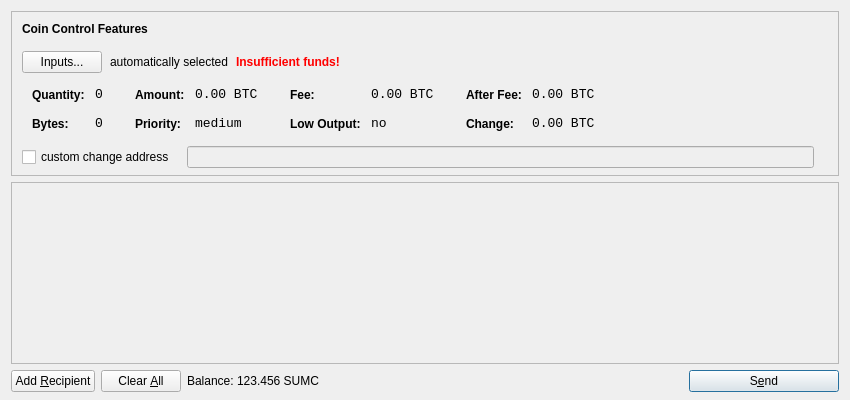
<?xml version="1.0" encoding="UTF-8"?>
<ui version="4.0">
 <class>SendCoinsDialog</class>
 <widget class="QDialog" name="SendCoinsDialog">
  <property name="geometry">
   <rect>
    <x>0</x>
    <y>0</y>
    <width>850</width>
    <height>400</height>
   </rect>
  </property>
  <property name="windowTitle">
   <string>Send Coins</string>
  </property>
  <layout class="QVBoxLayout" name="verticalLayout" stretch="0,1,0">
   <property name="bottomMargin">
    <number>8</number>
   </property>
   <item>
    <widget class="QFrame" name="frameCoinControl">
     <property name="sizePolicy">
      <sizepolicy hsizetype="Expanding" vsizetype="Expanding">
       <horstretch>0</horstretch>
       <verstretch>0</verstretch>
      </sizepolicy>
     </property>
     <property name="maximumSize">
      <size>
       <width>16777215</width>
       <height>16777215</height>
      </size>
     </property>
     <property name="frameShape">
      <enum>QFrame::StyledPanel</enum>
     </property>
     <property name="frameShadow">
      <enum>QFrame::Sunken</enum>
     </property>
     <layout class="QVBoxLayout" name="verticalLayoutCoinControl2">
      <property name="spacing">
       <number>-1</number>
      </property>
      <property name="leftMargin">
       <number>0</number>
      </property>
      <property name="topMargin">
       <number>0</number>
      </property>
      <property name="rightMargin">
       <number>0</number>
      </property>
      <property name="bottomMargin">
       <number>6</number>
      </property>
      <item>
       <layout class="QVBoxLayout" name="verticalLayoutCoinControl" stretch="0,0,0,0,1">
        <property name="spacing">
         <number>0</number>
        </property>
        <property name="leftMargin">
         <number>10</number>
        </property>
        <property name="topMargin">
         <number>10</number>
        </property>
        <item>
         <layout class="QHBoxLayout" name="horizontalLayoutCoinControl1">
          <property name="bottomMargin">
           <number>15</number>
          </property>
          <item>
           <widget class="QLabel" name="labelCoinControlFeatures">
            <property name="sizePolicy">
             <sizepolicy hsizetype="Preferred" vsizetype="Maximum">
              <horstretch>0</horstretch>
              <verstretch>0</verstretch>
             </sizepolicy>
            </property>
            <property name="font">
             <font>
              <weight>75</weight>
              <bold>true</bold>
             </font>
            </property>
            <property name="styleSheet">
             <string notr="true">font-weight:bold;</string>
            </property>
            <property name="text">
             <string>Coin Control Features</string>
            </property>
           </widget>
          </item>
         </layout>
        </item>
        <item>
         <layout class="QHBoxLayout" name="horizontalLayoutCoinControl2" stretch="0,0,0,0">
          <property name="spacing">
           <number>8</number>
          </property>
          <property name="bottomMargin">
           <number>10</number>
          </property>
          <item>
           <widget class="QPushButton" name="pushButtonCoinControl">
            <property name="styleSheet">
             <string notr="true"/>
            </property>
            <property name="text">
             <string>Inputs...</string>
            </property>
           </widget>
          </item>
          <item>
           <widget class="QLabel" name="labelCoinControlAutomaticallySelected">
            <property name="text">
             <string>automatically selected</string>
            </property>
            <property name="margin">
             <number>5</number>
            </property>
           </widget>
          </item>
          <item>
           <widget class="QLabel" name="labelCoinControlInsuffFunds">
            <property name="font">
             <font>
              <weight>75</weight>
              <bold>true</bold>
             </font>
            </property>
            <property name="styleSheet">
             <string notr="true">color:red;font-weight:bold;</string>
            </property>
            <property name="text">
             <string>Insufficient funds!</string>
            </property>
            <property name="margin">
             <number>5</number>
            </property>
           </widget>
          </item>
          <item>
           <spacer name="horizontalSpacerCoinControl">
            <property name="orientation">
             <enum>Qt::Horizontal</enum>
            </property>
            <property name="sizeHint" stdset="0">
             <size>
              <width>40</width>
              <height>1</height>
             </size>
            </property>
           </spacer>
          </item>
         </layout>
        </item>
        <item>
         <widget class="QWidget" name="widgetCoinControl" native="true">
          <property name="sizePolicy">
           <sizepolicy hsizetype="Preferred" vsizetype="Preferred">
            <horstretch>0</horstretch>
            <verstretch>0</verstretch>
           </sizepolicy>
          </property>
          <property name="minimumSize">
           <size>
            <width>0</width>
            <height>0</height>
           </size>
          </property>
          <property name="styleSheet">
           <string notr="true"/>
          </property>
          <layout class="QHBoxLayout" name="horizontalLayoutCoinControl5">
           <property name="margin">
            <number>0</number>
           </property>
           <item>
            <layout class="QHBoxLayout" name="horizontalLayoutCoinControl3" stretch="0,0,0,1">
             <property name="spacing">
              <number>20</number>
             </property>
             <property name="topMargin">
              <number>0</number>
             </property>
             <property name="bottomMargin">
              <number>10</number>
             </property>
             <item>
              <layout class="QFormLayout" name="formLayoutCoinControl1">
               <property name="horizontalSpacing">
                <number>10</number>
               </property>
               <property name="verticalSpacing">
                <number>14</number>
               </property>
               <property name="leftMargin">
                <number>10</number>
               </property>
               <property name="topMargin">
                <number>4</number>
               </property>
               <property name="rightMargin">
                <number>6</number>
               </property>
               <item row="0" column="0">
                <widget class="QLabel" name="labelCoinControlQuantityText">
                 <property name="styleSheet">
                  <string notr="true">font-weight:bold;</string>
                 </property>
                 <property name="text">
                  <string>Quantity:</string>
                 </property>
                 <property name="margin">
                  <number>0</number>
                 </property>
                </widget>
               </item>
               <item row="0" column="1">
                <widget class="QLabel" name="labelCoinControlQuantity">
                 <property name="font">
                  <font>
                   <family>Monospace</family>
                   <pointsize>10</pointsize>
                  </font>
                 </property>
                 <property name="cursor">
                  <cursorShape>IBeamCursor</cursorShape>
                 </property>
                 <property name="contextMenuPolicy">
                  <enum>Qt::ActionsContextMenu</enum>
                 </property>
                 <property name="text">
                  <string notr="true">0</string>
                 </property>
                 <property name="margin">
                  <number>0</number>
                 </property>
                 <property name="textInteractionFlags">
                  <set>Qt::LinksAccessibleByMouse|Qt::TextSelectableByKeyboard|Qt::TextSelectableByMouse</set>
                 </property>
                </widget>
               </item>
               <item row="1" column="0">
                <widget class="QLabel" name="labelCoinControlBytesText">
                 <property name="styleSheet">
                  <string notr="true">font-weight:bold;</string>
                 </property>
                 <property name="text">
                  <string>Bytes:</string>
                 </property>
                </widget>
               </item>
               <item row="1" column="1">
                <widget class="QLabel" name="labelCoinControlBytes">
                 <property name="font">
                  <font>
                   <family>Monospace</family>
                   <pointsize>10</pointsize>
                  </font>
                 </property>
                 <property name="cursor">
                  <cursorShape>IBeamCursor</cursorShape>
                 </property>
                 <property name="contextMenuPolicy">
                  <enum>Qt::ActionsContextMenu</enum>
                 </property>
                 <property name="text">
                  <string notr="true">0</string>
                 </property>
                 <property name="textInteractionFlags">
                  <set>Qt::LinksAccessibleByMouse|Qt::TextSelectableByKeyboard|Qt::TextSelectableByMouse</set>
                 </property>
                </widget>
               </item>
              </layout>
             </item>
             <item>
              <layout class="QFormLayout" name="formLayoutCoinControl2">
               <property name="horizontalSpacing">
                <number>10</number>
               </property>
               <property name="verticalSpacing">
                <number>14</number>
               </property>
               <property name="leftMargin">
                <number>6</number>
               </property>
               <property name="topMargin">
                <number>4</number>
               </property>
               <property name="rightMargin">
                <number>6</number>
               </property>
               <item row="0" column="0">
                <widget class="QLabel" name="labelCoinControlAmountText">
                 <property name="styleSheet">
                  <string notr="true">font-weight:bold;</string>
                 </property>
                 <property name="text">
                  <string>Amount:</string>
                 </property>
                 <property name="margin">
                  <number>0</number>
                 </property>
                </widget>
               </item>
               <item row="0" column="1">
                <widget class="QLabel" name="labelCoinControlAmount">
                 <property name="font">
                  <font>
                   <family>Monospace</family>
                   <pointsize>10</pointsize>
                  </font>
                 </property>
                 <property name="cursor">
                  <cursorShape>IBeamCursor</cursorShape>
                 </property>
                 <property name="contextMenuPolicy">
                  <enum>Qt::ActionsContextMenu</enum>
                 </property>
                 <property name="text">
                  <string notr="true">0.00 BTC</string>
                 </property>
                 <property name="textInteractionFlags">
                  <set>Qt::LinksAccessibleByMouse|Qt::TextSelectableByKeyboard|Qt::TextSelectableByMouse</set>
                 </property>
                </widget>
               </item>
               <item row="1" column="0">
                <widget class="QLabel" name="labelCoinControlPriorityText">
                 <property name="styleSheet">
                  <string notr="true">font-weight:bold;</string>
                 </property>
                 <property name="text">
                  <string>Priority:</string>
                 </property>
                </widget>
               </item>
               <item row="1" column="1">
                <widget class="QLabel" name="labelCoinControlPriority">
                 <property name="font">
                  <font>
                   <family>Monospace</family>
                   <pointsize>10</pointsize>
                  </font>
                 </property>
                 <property name="cursor">
                  <cursorShape>IBeamCursor</cursorShape>
                 </property>
                 <property name="contextMenuPolicy">
                  <enum>Qt::ActionsContextMenu</enum>
                 </property>
                 <property name="text">
                  <string>medium</string>
                 </property>
                 <property name="textInteractionFlags">
                  <set>Qt::LinksAccessibleByMouse|Qt::TextSelectableByKeyboard|Qt::TextSelectableByMouse</set>
                 </property>
                </widget>
               </item>
              </layout>
             </item>
             <item>
              <layout class="QFormLayout" name="formLayoutCoinControl3">
               <property name="horizontalSpacing">
                <number>10</number>
               </property>
               <property name="verticalSpacing">
                <number>14</number>
               </property>
               <property name="leftMargin">
                <number>6</number>
               </property>
               <property name="topMargin">
                <number>4</number>
               </property>
               <property name="rightMargin">
                <number>6</number>
               </property>
               <item row="0" column="0">
                <widget class="QLabel" name="labelCoinControlFeeText">
                 <property name="styleSheet">
                  <string notr="true">font-weight:bold;</string>
                 </property>
                 <property name="text">
                  <string>Fee:</string>
                 </property>
                 <property name="margin">
                  <number>0</number>
                 </property>
                </widget>
               </item>
               <item row="0" column="1">
                <widget class="QLabel" name="labelCoinControlFee">
                 <property name="font">
                  <font>
                   <family>Monospace</family>
                   <pointsize>10</pointsize>
                  </font>
                 </property>
                 <property name="cursor">
                  <cursorShape>IBeamCursor</cursorShape>
                 </property>
                 <property name="contextMenuPolicy">
                  <enum>Qt::ActionsContextMenu</enum>
                 </property>
                 <property name="text">
                  <string notr="true">0.00 BTC</string>
                 </property>
                 <property name="textInteractionFlags">
                  <set>Qt::LinksAccessibleByMouse|Qt::TextSelectableByKeyboard|Qt::TextSelectableByMouse</set>
                 </property>
                </widget>
               </item>
               <item row="1" column="0">
                <widget class="QLabel" name="labelCoinControlLowOutputText">
                 <property name="styleSheet">
                  <string notr="true">font-weight:bold;</string>
                 </property>
                 <property name="text">
                  <string>Low Output:</string>
                 </property>
                </widget>
               </item>
               <item row="1" column="1">
                <widget class="QLabel" name="labelCoinControlLowOutput">
                 <property name="font">
                  <font>
                   <family>Monospace</family>
                   <pointsize>10</pointsize>
                  </font>
                 </property>
                 <property name="cursor">
                  <cursorShape>IBeamCursor</cursorShape>
                 </property>
                 <property name="contextMenuPolicy">
                  <enum>Qt::ActionsContextMenu</enum>
                 </property>
                 <property name="text">
                  <string>no</string>
                 </property>
                 <property name="textInteractionFlags">
                  <set>Qt::LinksAccessibleByMouse|Qt::TextSelectableByKeyboard|Qt::TextSelectableByMouse</set>
                 </property>
                </widget>
               </item>
              </layout>
             </item>
             <item>
              <layout class="QFormLayout" name="formLayoutCoinControl4">
               <property name="horizontalSpacing">
                <number>10</number>
               </property>
               <property name="verticalSpacing">
                <number>14</number>
               </property>
               <property name="leftMargin">
                <number>6</number>
               </property>
               <property name="topMargin">
                <number>4</number>
               </property>
               <property name="rightMargin">
                <number>6</number>
               </property>
               <item row="0" column="0">
                <widget class="QLabel" name="labelCoinControlAfterFeeText">
                 <property name="styleSheet">
                  <string notr="true">font-weight:bold;</string>
                 </property>
                 <property name="text">
                  <string>After Fee:</string>
                 </property>
                 <property name="margin">
                  <number>0</number>
                 </property>
                </widget>
               </item>
               <item row="0" column="1">
                <widget class="QLabel" name="labelCoinControlAfterFee">
                 <property name="font">
                  <font>
                   <family>Monospace</family>
                   <pointsize>10</pointsize>
                  </font>
                 </property>
                 <property name="cursor">
                  <cursorShape>IBeamCursor</cursorShape>
                 </property>
                 <property name="contextMenuPolicy">
                  <enum>Qt::ActionsContextMenu</enum>
                 </property>
                 <property name="text">
                  <string notr="true">0.00 BTC</string>
                 </property>
                 <property name="textInteractionFlags">
                  <set>Qt::LinksAccessibleByMouse|Qt::TextSelectableByKeyboard|Qt::TextSelectableByMouse</set>
                 </property>
                </widget>
               </item>
               <item row="1" column="0">
                <widget class="QLabel" name="labelCoinControlChangeText">
                 <property name="styleSheet">
                  <string notr="true">font-weight:bold;</string>
                 </property>
                 <property name="text">
                  <string>Change:</string>
                 </property>
                </widget>
               </item>
               <item row="1" column="1">
                <widget class="QLabel" name="labelCoinControlChange">
                 <property name="font">
                  <font>
                   <family>Monospace</family>
                   <pointsize>10</pointsize>
                  </font>
                 </property>
                 <property name="cursor">
                  <cursorShape>IBeamCursor</cursorShape>
                 </property>
                 <property name="contextMenuPolicy">
                  <enum>Qt::ActionsContextMenu</enum>
                 </property>
                 <property name="text">
                  <string notr="true">0.00 BTC</string>
                 </property>
                 <property name="textInteractionFlags">
                  <set>Qt::LinksAccessibleByMouse|Qt::TextSelectableByKeyboard|Qt::TextSelectableByMouse</set>
                 </property>
                </widget>
               </item>
              </layout>
             </item>
            </layout>
           </item>
          </layout>
         </widget>
        </item>
        <item>
         <layout class="QHBoxLayout" name="horizontalLayoutCoinControl4" stretch="0,0,0">
          <property name="spacing">
           <number>12</number>
          </property>
          <property name="sizeConstraint">
           <enum>QLayout::SetDefaultConstraint</enum>
          </property>
          <property name="topMargin">
           <number>5</number>
          </property>
          <property name="rightMargin">
           <number>5</number>
          </property>
          <item>
           <widget class="QCheckBox" name="checkBoxCoinControlChange">
            <property name="text">
             <string>custom change address</string>
            </property>
           </widget>
          </item>
          <item>
           <widget class="QLineEdit" name="lineEditCoinControlChange">
            <property name="enabled">
             <bool>false</bool>
            </property>
            <property name="sizePolicy">
             <sizepolicy hsizetype="Expanding" vsizetype="Fixed">
              <horstretch>0</horstretch>
              <verstretch>0</verstretch>
             </sizepolicy>
            </property>
           </widget>
          </item>
          <item>
           <widget class="QLabel" name="labelCoinControlChangeLabel">
            <property name="sizePolicy">
             <sizepolicy hsizetype="Preferred" vsizetype="Expanding">
              <horstretch>0</horstretch>
              <verstretch>0</verstretch>
             </sizepolicy>
            </property>
            <property name="minimumSize">
             <size>
              <width>0</width>
              <height>0</height>
             </size>
            </property>
            <property name="text">
             <string/>
            </property>
            <property name="margin">
             <number>3</number>
            </property>
           </widget>
          </item>
         </layout>
        </item>
        <item>
         <spacer name="verticalSpacerCoinControl">
          <property name="orientation">
           <enum>Qt::Vertical</enum>
          </property>
          <property name="sizeHint" stdset="0">
           <size>
            <width>800</width>
            <height>1</height>
           </size>
          </property>
         </spacer>
        </item>
       </layout>
      </item>
     </layout>
    </widget>
   </item>
   <item>
    <widget class="QScrollArea" name="scrollArea">
     <property name="widgetResizable">
      <bool>true</bool>
     </property>
     <widget class="QWidget" name="scrollAreaWidgetContents">
      <property name="geometry">
       <rect>
        <x>0</x>
        <y>0</y>
        <width>830</width>
        <height>165</height>
       </rect>
      </property>
      <layout class="QVBoxLayout" name="verticalLayout_2">
       <property name="margin">
        <number>0</number>
       </property>
       <item>
        <layout class="QVBoxLayout" name="entries">
         <property name="spacing">
          <number>6</number>
         </property>
        </layout>
       </item>
       <item>
        <spacer name="verticalSpacer">
         <property name="orientation">
          <enum>Qt::Vertical</enum>
         </property>
         <property name="sizeHint" stdset="0">
          <size>
           <width>20</width>
           <height>40</height>
          </size>
         </property>
        </spacer>
       </item>
      </layout>
     </widget>
    </widget>
   </item>
   <item>
    <layout class="QHBoxLayout" name="horizontalLayout">
     <item>
      <widget class="QPushButton" name="addButton">
       <property name="toolTip">
        <string>Send to multiple recipients at once</string>
       </property>
       <property name="text">
        <string>Add &amp;Recipient</string>
       </property>
       <property name="icon">
        <iconset resource="../bitcoin.qrc">
         <normaloff>:/icons/add</normaloff>:/icons/add</iconset>
       </property>
       <property name="autoDefault">
        <bool>false</bool>
       </property>
      </widget>
     </item>
     <item>
      <widget class="QPushButton" name="clearButton">
       <property name="sizePolicy">
        <sizepolicy hsizetype="Minimum" vsizetype="Fixed">
         <horstretch>0</horstretch>
         <verstretch>0</verstretch>
        </sizepolicy>
       </property>
       <property name="toolTip">
        <string>Remove all transaction fields</string>
       </property>
       <property name="text">
        <string>Clear &amp;All</string>
       </property>
       <property name="icon">
        <iconset resource="../bitcoin.qrc">
         <normaloff>:/icons/remove</normaloff>:/icons/remove</iconset>
       </property>
       <property name="autoRepeatDelay">
        <number>300</number>
       </property>
       <property name="autoDefault">
        <bool>false</bool>
       </property>
      </widget>
     </item>
     <item>
      <layout class="QHBoxLayout" name="horizontalLayout_2">
       <property name="spacing">
        <number>3</number>
       </property>
       <item>
        <widget class="QLabel" name="label">
         <property name="text">
          <string>Balance:</string>
         </property>
        </widget>
       </item>
       <item>
        <widget class="QLabel" name="labelBalance">
         <property name="cursor">
          <cursorShape>IBeamCursor</cursorShape>
         </property>
         <property name="text">
          <string>123.456 SUMC</string>
         </property>
         <property name="textInteractionFlags">
          <set>Qt::LinksAccessibleByMouse|Qt::TextSelectableByKeyboard|Qt::TextSelectableByMouse</set>
         </property>
        </widget>
       </item>
      </layout>
     </item>
     <item>
      <spacer name="horizontalSpacer">
       <property name="orientation">
        <enum>Qt::Horizontal</enum>
       </property>
       <property name="sizeHint" stdset="0">
        <size>
         <width>40</width>
         <height>20</height>
        </size>
       </property>
      </spacer>
     </item>
     <item>
      <widget class="QPushButton" name="sendButton">
       <property name="minimumSize">
        <size>
         <width>150</width>
         <height>0</height>
        </size>
       </property>
       <property name="toolTip">
        <string>Confirm the send action</string>
       </property>
       <property name="text">
        <string>S&amp;end</string>
       </property>
       <property name="icon">
        <iconset resource="../bitcoin.qrc">
         <normaloff>:/icons/send</normaloff>:/icons/send</iconset>
       </property>
       <property name="default">
        <bool>true</bool>
       </property>
      </widget>
     </item>
    </layout>
   </item>
  </layout>
 </widget>
 <resources>
  <include location="../bitcoin.qrc"/>
 </resources>
 <connections/>
</ui>
